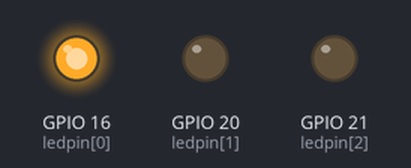
The program below on a simulated Raspberry Pi (BCM pin numbers). Parts: output pins drawn as LEDs (lit = HIGH).

Above: at 0.02 s.
At 0.82 s:
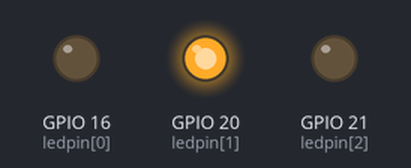
At 1.47 s:
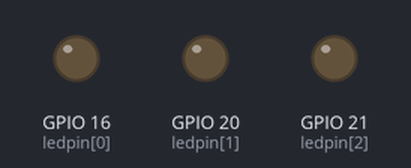
At 2.92 s:
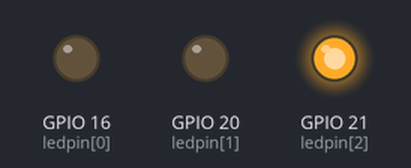
Timing chart, 0 to 3.2 s (numbered marks = the images above):
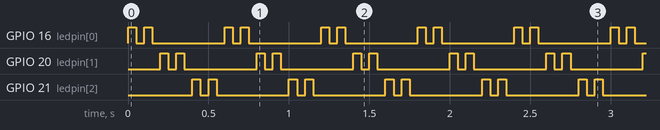

Measured:
- by itself, GPIO 16 (ledpin[0]), GPIO 20 (ledpin[1]), GPIO 21 (ledpin[2]): repeats every 0.60 s: LOW 0.05 s, HIGH 0.05 s, LOW 0.45 s, HIGH 0.05 s

The program:

led2.py
```python
import RPi.GPIO as gpio
from time import sleep
import random
ledpin = (16,20,21)

gpio.setmode(gpio.BCM)
gpio.setup(ledpin, gpio.OUT)

try:
    while True :
        for pin in ledpin:
            gpio.output(pin, gpio.HIGH)
            sleep(0.05)
            gpio.output(pin, gpio.LOW)
            sleep(0.05)
            gpio.output(pin, gpio.HIGH)
            sleep(0.05)
            gpio.output(pin, gpio.LOW)
            sleep(0.05)
except KeyboardInterrupt:
    pass
finally:
    gpio.cleanup()
```
